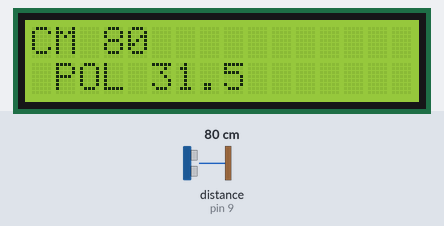
Recording of a sketch running on a simulated Arduino Uno, built with avr-gcc and run on an emulated ATmega328P. Parts: 16×2 character LCD. The inputs (shaded band) are chosen by the test bench; at power-on: distance to the obstacle (sensor on pin 9) 80 cm. The echo pulse lasts 58.3 µs per cm.

Above: at 1.2 s.
1.3 s: distance to the obstacle (sensor on pin 9) set to 2 cm
At 2.9 s:
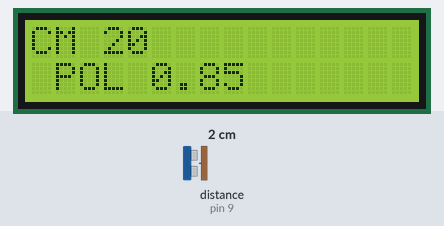
3.5 s: distance to the obstacle (sensor on pin 9) set to 4 cm
At 4.6 s:
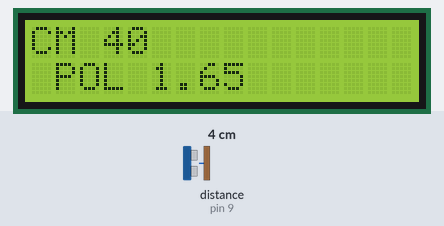
5.5 s: distance to the obstacle (sensor on pin 9) set to 9 cm
At 6.4 s:
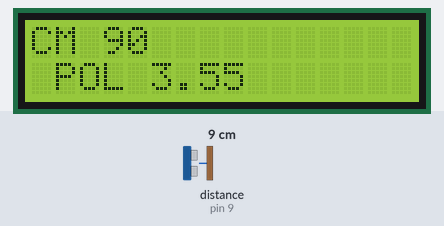
Timing chart, 0 to 8.5 s (numbered marks = the images above; inputs shaded):
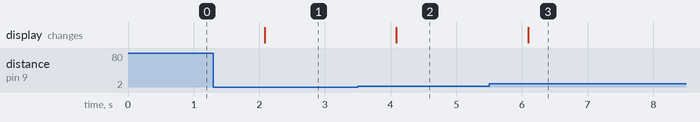

Measured:
- after the input at 1.3 s, the display: changes after 0.78 s (image 1)
- after the input at 3.5 s, the display: changes after 0.59 s (image 2)
- after the input at 5.5 s, the display: changes after 0.59 s (image 3)

The sketch:

ultrasonic.ino
```cpp
/*
  Medindo distância por ultrasom - exibição no LCD
  Utilizado: Arduino Uno, Ultrasonico HC-SR04, LCD
  Autor: Yhan Christian Souza Silva - Data: 23/01/2015
*/

// --- Bibliotecas Auxiliares ---
#include <Ultrasonic.h>
#include <LiquidCrystal.h>

// --- Hardware ---
#define  trigger_pin 8
#define  echo_pin 9

// --- Definição pinos LCD ---
 LiquidCrystal lcd(7,
                   6,
                   5,
                   4,
                   3,
                   2);

// --- Inicializo o sensor ultrasom ---
Ultrasonic ultrasonic(trigger_pin, echo_pin);

void setup()
{
	lcd.begin(16,2);		// Inicialização do display LCD 16 x 2
	lcd.clear();			//Limpo o LCD
}

void loop()
{
	float cm, pol;						//Variáveis p/ leitura em cm e pol
	long microsec = ultrasonic.timing();
	cm = ultrasonic.convert(microsec, Ultrasonic::CM);
	pol = ultrasonic.convert(microsec,Ultrasonic::IN);

// --- Exibição de valores no LCD ---

	lcd.setCursor(0,0);
	lcd.print("CM ");
	lcd.print(cm, 0);
	lcd.setCursor(1,1);
	lcd.print("POL ");
	lcd.print(pol,1);
	delay(1000);
}
```
